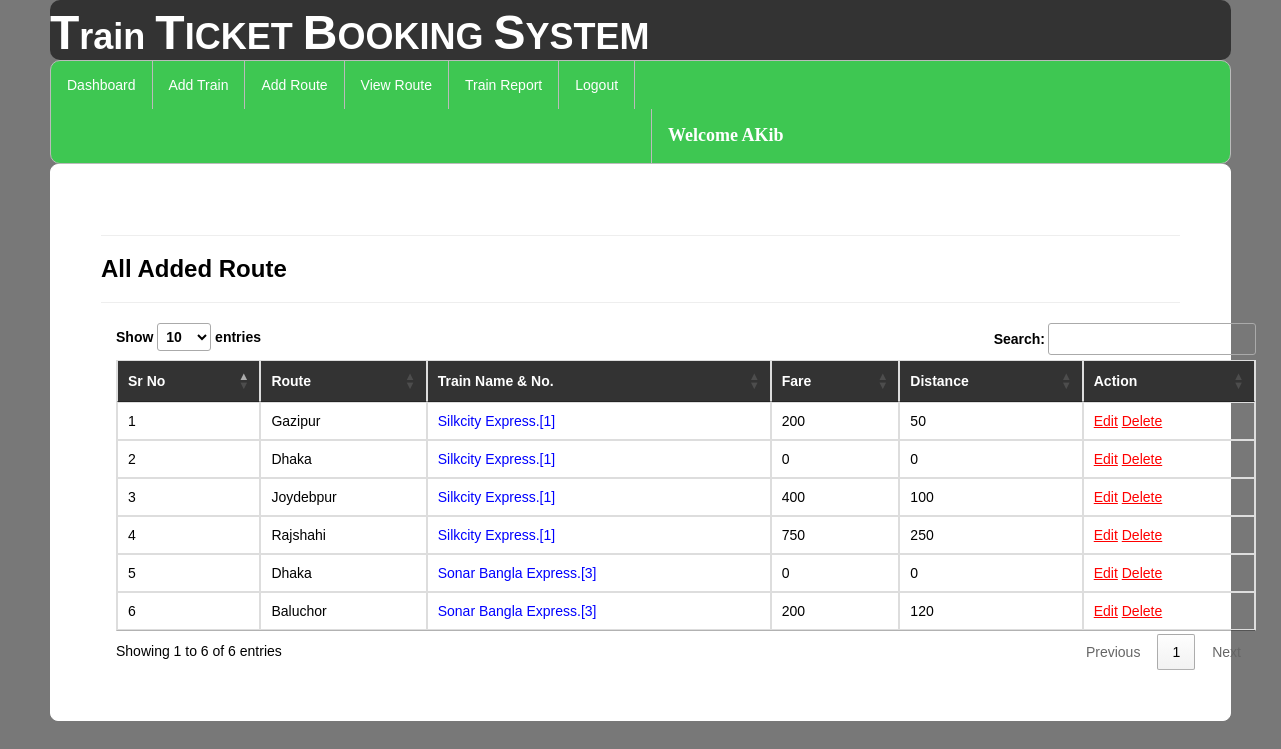
The app's page /availableroute/ (signed in) with its own data.
### railway/models.py (models this page shows, shortened)
class Add_route(models.Model):
    train = models.ForeignKey(Add_Train,on_delete=models.CASCADE,null=True)
    route = models.CharField(max_length=100,null=True)
    distance=models.IntegerField(null=True)
    fare=models.IntegerField(null=True)

class Add_Train(models.Model):
    trainname = models.CharField(max_length=30,null=True)
    train_no = models.IntegerField(null=True)
    from_city = models.CharField(max_length=30,null=True)
    to_city = models.CharField(max_length=30,null=True)
    departuretime=models.CharField(max_length=30,null=True)
    arrivaltime=models.CharField(max_length=30,null=True)
    trevaltime=models.CharField(max_length=100,null=True)
    distance=models.IntegerField(null=True)
    img=models.FileField(null=True)

### railway/views.py (the view)
# urls.py: path('availableroute/', views.displayroute, name="availableroute"),
def displayroute(request):
    if not request.user.is_authenticated:
        return redirect('login')
    data = Add_route.objects.all()
    data2 = Add_Train.objects.all()
    d = {'data':data,'data2':data2}
    return render(request,"availableroute.html",d)

### railway/templates/availableroute.html (shortened to what this page needs)
{% extends 'navigation3.html' %}
{% load static %}
{% block b %}
<div style="color:Black;border:1px solid white;border-radius:8px;background-color:white;padding:50px">
<hr><h3><strong>All Added Route</strong></h3><hr>
        <div class="container">
<table class="table table-bordered" id="myTable">
  <thead style="color:white;background-color:#333">
  <tr>
    <th>Sr No</th>
    <th>Route</th>
      <th>Train Name & No.</th>
    <th>Fare</th>
    <th>Distance</th>
    <th>Action</th>
  </tr>
  </thead>
   <tbody>
{% for i in data %}
  <tr>
    <td>{{forloop.counter}}</td>
    <td>{{i.route}}</td>
      <td style="color:blue">{{i.train.trainname}}.[{{i.train.train_no}}]</td>
    <td>{{i.fare}}</td>
    <td>{{i.distance}}</td>
    <td style="100px"><a href="{% url 'editroute' i.id %}" style="color:red"><u>Edit</u></a>
        <a href="{% url 'delete_route' i.id %}" style="color:red"><u>Delete</u></a></td>
  </tr>{% endfor %}
    </tbody>
</table>
 </div>
</div>
{% endblock %}

### railway/templates/navigation3.html (shortened to what this page needs)
{% extends 'head.html' %}
{% load static %}
{% block body %}
<link rel = stylesheet href = "//cdn.datatables.net/1.10.19/css/jquery.dataTables.min.css">
<ul class="id2">
  <li id="id1"><a href="{% url 'admindashboard' %}">Dashboard</a></li>
  <li id="id1"><a href="{% url 'add_train' %}">Add Train</a></li>
  <li id="id1"><a href="{% url 'add_route' %}">Add Route</a></li>
  <li id="id1"><a href="{% url 'availableroute' %}">View Route</a></li>
  <li id="id1"><a href="{% url 'view_train'%}">Train Report</a></li>
  <li id="id1"><a href="{% url 'log_out' %}">Logout</a></li>
      <li id="id2" style="margin-left:600px"><a href="" style="color:white"><strong style="font-size:18px;font-family:cursive">Welcome {{request.user.username}}</strong></a></li>
</ul>
{% block b %}
{% endblock %}
{% endblock %}

### railway/templates/navigation3.html (style rules this page uses)
.id2 { list-style-type: none; margin: 0; padding: 0; overflow: hidden; background-color: #3ec752; border-radius:10px; border:1px solid #bbb; }
#id1 { float: left; border-right:1px solid #bbb; }
#id2 { float: left; border-left:1px solid #bbb; }
li:last-child { border-right: none; }
li a { display: block; color: white; text-align: center; padding: 14px 16px; text-decoration: none; }
body { font-family: Arial, Helvetica, sans-serif; }

### records on screen
Add_route: route "Gazipur", train.trainname "Silkcity Express", train.train_no "1", fare "200", distance "50"
Add_route: route "Dhaka", train.trainname "Silkcity Express", train.train_no "1", fare "0", distance "0"
Add_route: route "Joydebpur", train.trainname "Silkcity Express", train.train_no "1", fare "400", distance "100"
Add_route: route "Rajshahi", train.trainname "Silkcity Express", train.train_no "1", fare "750", distance "250"
Add_route: route "Dhaka", train.trainname "Sonar Bangla Express", train.train_no "3", fare "0", distance "0"
Add_route: route "Baluchor", train.trainname "Sonar Bangla Express", train.train_no "3", fare "200", distance "120"

### other values on screen
{{ request.user.username }} "AKib"
